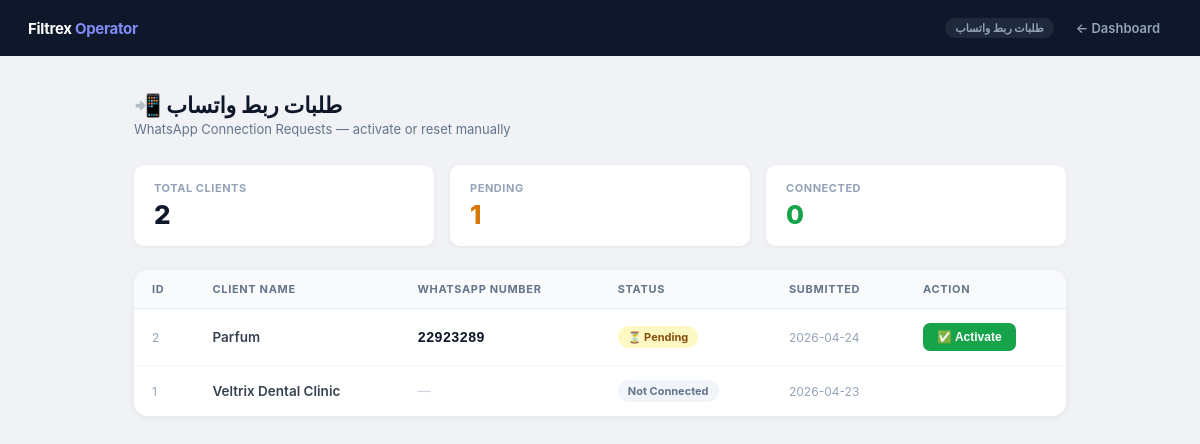
The page /saas/whatsapp-requests (signed in) on the database as committed earlier.
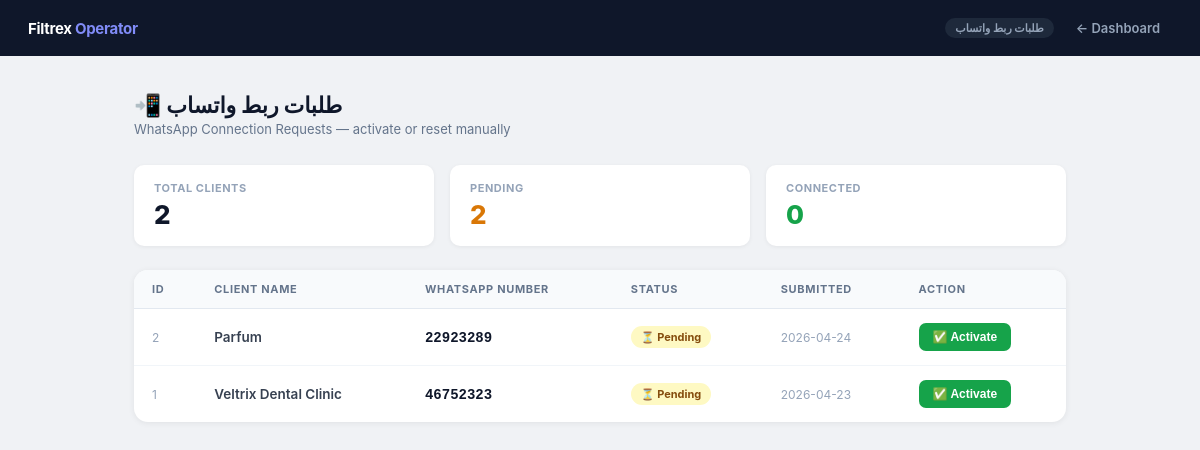
The same page on the database as committed later.
### tables this page shows
CREATE TABLE clients (
                id                INTEGER PRIMARY KEY AUTOINCREMENT,
                name              TEXT NOT NULL,
                business_type     TEXT DEFAULT 'clinic',
                default_language  TEXT DEFAULT 'ar',
                currency          TEXT DEFAULT 'MAD',
                timezone          TEXT DEFAULT 'Africa/Casablanca',
                admin_whatsapp    TEXT,
                ultramsg_instance TEXT,
                ultramsg_token    TEXT,
                is_active         INTEGER DEFAULT 1,
                created_at        TEXT DEFAULT (datetime('now'))
            , whatsapp_connected INTEGER DEFAULT 0, onboarding_step INTEGER DEFAULT 0, referral_code   TEXT, referred_by     INTEGER, referral_count  INTEGER DEFAULT 0, brand_name          TEXT, logo_url            TEXT, primary_color       TEXT DEFAULT '#4f46e5', custom_domain       TEXT, white_label_enabled INTEGER DEFAULT 0, business_whatsapp_number TEXT, whatsapp_connection_status TEXT DEFAULT 'not_connected', whatsapp_provider TEXT DEFAULT 'ultramsg', plan TEXT DEFAULT 'free', subscription_id TEXT, subscription_status TEXT DEFAULT 'inactive', is_trial          INTEGER DEFAULT 0, trial_started_at  TEXT, trial_ends_at     TEXT, affiliate_enabled  INTEGER DEFAULT 1, affiliate_code     TEXT, affiliate_earnings REAL    DEFAULT 0.0, affiliate_rate     REAL    DEFAULT 0.20);

### app.py (the view)
@app.route("/saas/whatsapp-requests")
def saas_whatsapp_requests():
    guard = _saas_guard()
    if guard:
        return guard
    con = get_db_connection()
    try:
        rows = con.execute("""
            SELECT id, name,
                   business_whatsapp_number,
                   whatsapp_connection_status,
                   created_at
            FROM   clients
            WHERE  whatsapp_connection_status IN ('pending', 'connected', 'not_connected')
            ORDER  BY
                   CASE whatsapp_connection_status
                       WHEN 'pending'   THEN 0
                       WHEN 'connected' THEN 1
                       ELSE 2
                   END,
                   id DESC
        """).fetchall()
        clients_list = [dict(r) for r in rows]
    finally:
        con.close()
    return render_template("saas/whatsapp_requests.html", clients=clients_list)

### app.py (called while the page is built)
@app.context_processor
def _inject_branding():
    return {"branding": getattr(g, "branding", {"brand_name": "Filtrex AI",
                                                  "logo_url": None,
                                                  "primary_color": "#4f46e5",
                                                  "white_label_enabled": 0})}

@app.context_processor
def _inject_lang():
    cid = session.get("client_id")
    lang = "en"
    if cid:
        _con = sqlite3.connect("bookings.db", timeout=10)
        _con.row_factory = sqlite3.Row
        try:
            _row = _con.execute(
                "SELECT default_language FROM clients WHERE id=?", (cid,)
            ).fetchone()
        finally:
            _con.close()
        if _row:
            lang = _row["default_language"] or "en"
    return {"lang": lang, "t": t}

def get_db_connection():
    con = sqlite3.connect(DB_FILE, timeout=10)
    con.row_factory = sqlite3.Row
    return con

def _session_client_id():
    cid = session.get("client_id")
    return int(cid) if cid else CLIENT_ID

### templates/saas/whatsapp_requests.html (shortened to what this page needs)
<!DOCTYPE html>
<html lang="en">
<head>
</head>
<body>
<nav class="nav">
  <div class="nav-brand">Filtrex <span>Operator</span></div>
  <div style="display:flex;align-items:center;gap:10px;">
    <span class="nav-badge">طلبات ربط واتساب</span>
    <a href="/admin/dashboard" class="nav-link">← Dashboard</a>
  </div>
</nav>
<div class="shell">
  <div class="page-head">
    <div>
      <h1>📲 طلبات ربط واتساب</h1>
      <p class="sub">WhatsApp Connection Requests — activate or reset manually</p>
    </div>
  </div>
  {% set pending_count   = clients | selectattr("whatsapp_connection_status", "equalto", "pending")   | list | length %}
  {% set connected_count = clients | selectattr("whatsapp_connection_status", "equalto", "connected") | list | length %}
  {% set total_count     = clients | length %}
  <div class="stats-row">
    <div class="stat">
      <div class="stat-label">Total Clients</div>
      <div class="stat-val">{{ total_count }}</div>
    </div>
    <div class="stat">
      <div class="stat-label">Pending</div>
      <div class="stat-val yellow">{{ pending_count }}</div>
    </div>
    <div class="stat">
      <div class="stat-label">Connected</div>
      <div class="stat-val green">{{ connected_count }}</div>
    </div>
  </div>
  <div class="card">
    {% if clients %}
    <table>
      <thead>
        <tr>
          <th>ID</th>
          <th>Client Name</th>
          <th>WhatsApp Number</th>
          <th>Status</th>
          <th>Submitted</th>
          <th>Action</th>
        </tr>
      </thead>
      <tbody>
        {% for c in clients %}
        <tr>
          <td style="color:#94a3b8;font-size:12px;">{{ c.id }}</td>
          <td style="font-weight:600;">{{ c.name }}</td>
          <td>
            {% if c.business_whatsapp_number %}
              <span class="num">{{ c.business_whatsapp_number }}</span>
            {% else %}
              <span style="color:#cbd5e1;">—</span>
            {% endif %}
          </td>
          <td>
            {% if c.whatsapp_connection_status == 'connected' %}
              <span class="badge badge-connected">✅ Connected</span>
            {% elif c.whatsapp_connection_status == 'pending' %}
              <span class="badge badge-pending">⏳ Pending</span>
            {% else %}
              <span class="badge badge-not">Not Connected</span>
            {% endif %}
          </td>
          <td style="font-size:12px;color:#94a3b8;">
            {{ (c.created_at or '')[:10] }}
          </td>
          <td>
            <div style="display:flex;gap:8px;flex-wrap:wrap;">
              {% if c.whatsapp_connection_status != 'connected' and c.business_whatsapp_number %}
              <form method="POST" action="/saas/whatsapp-approve">
                <button type="submit" class="btn-activate"
                        onclick="return confirm('Activate WhatsApp for {{ c.name }}?')">
                  ✅ Activate
                </button>
              </form>
              {% endif %}
            </div>
          </td>
        </tr>
        {% endfor %}
      </tbody>
    </table>
    {% else %}
    <div class="empty">
      <div class="empty-icon">📵</div>
      <div style="font-size:15px;font-weight:600;color:#64748b;">No connection requests yet</div>
      <div style="font-size:13px;margin-top:4px;">Clients who submit their number will appear here.</div>
    </div>
    {% endif %}
  </div>
</div>
</body>
</html>

Rows that differ between the two databases and show on the page:
changed clients "Veltrix Dental Clinic": business_whatsapp_number (not shown) → "46752323"; whatsapp_connection_status "Not Connected" → "⏳ Pending ✅ Activate"; no longer shows "—"
Other text that changed with them:
{{ pending_count }}: "1" → "2"
